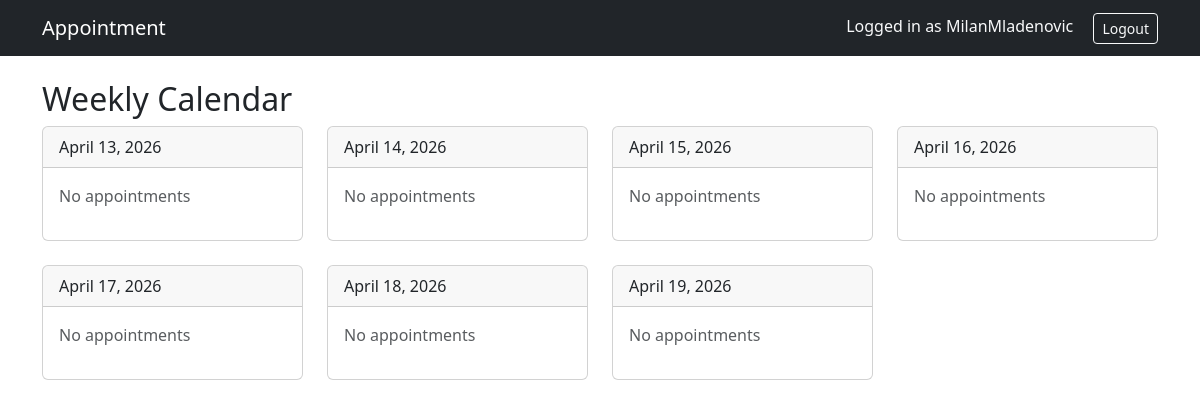
The page /appointments/calendar/ (signed in) on the database as committed earlier.
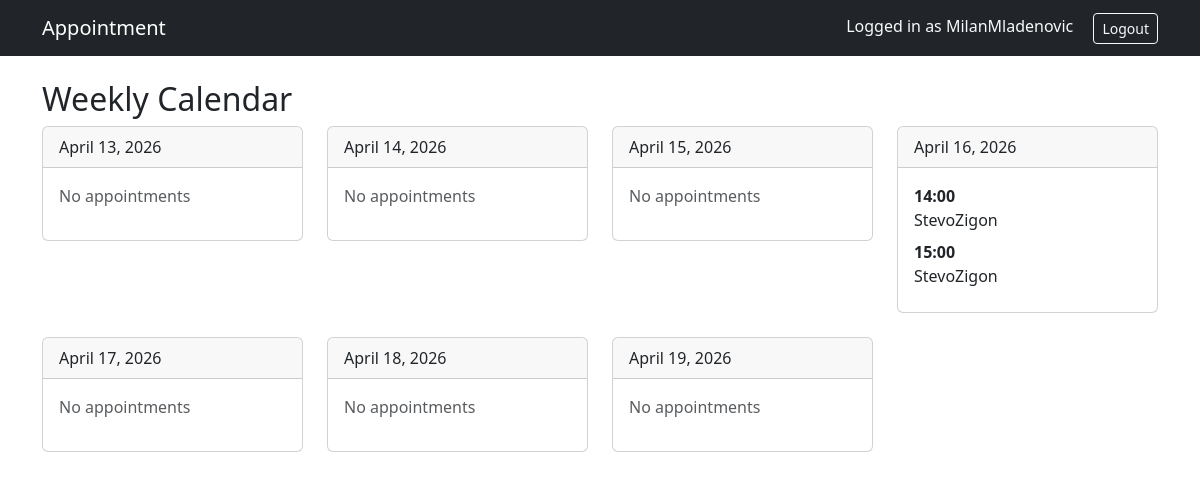
The same page on the database as committed later.
### appointments/models.py (models this page shows, shortened)
class Appointment(models.Model):
    psychologist = models.ForeignKey(
        settings.AUTH_USER_MODEL,
        on_delete=models.CASCADE,
        related_name='appointments_as_psychologist',
        limit_choices_to={'role':'psychologist'}
    )
    client = models.ForeignKey(
        settings.AUTH_USER_MODEL,
        on_delete=models.CASCADE,
        related_name='appointment_as_client',
        limit_choices_to={'role':'client'}
    )
    start_time = models.DateTimeField()
    duration = models.IntegerField(default=60)  # minutes
    end_time = models.DateTimeField()
    price = models.DecimalField(max_digits=8, decimal_places=2)
    paid = models.BooleanField(default=False)
    def end_time(self):
        return self.start_time + timedelta(minutes=self.duration)

### users/models.py (models this page shows)
class User(AbstractUser):
    ROLE_CHOICES = (
        ('psychologist', 'Psychologist'),
        ('client', 'Client'),
    )
    role = models.CharField(max_length=20, choices=ROLE_CHOICES)

### appointments/views.py (the view)
# urls.py: path("calendar/", weekly_calendar, name="weekly_calendar"),
@login_required
def weekly_calendar(request):
    today = timezone.now().date()
    start_of_week = today - timedelta(days=today.weekday())
    days = []
    for i in range(7):
        day = start_of_week + timedelta(days=i)
        appointments = Appointment.objects.filter(
            psychologist=request.user,
            start_time__date=day
        ).order_by('start_time')
        days.append({
            "date": day,
            "appointments": appointments
        })
    return render(request, "weekly_calendar.html", {
        "days": days
    })

### templates/weekly_calendar.html
{% extends "base.html" %}
{% block content %}
<h2>Weekly Calendar</h2>
<div class="row">
{% for day in days %}
    <div class="col-md-3 mb-4">
        <div class="card">
            <div class="card-header">
                {{ day.date }}
            </div>
            <div class="card-body">
                {% for appt in day.appointments %}
                    <div class="mb-2">
                        <strong>{{ appt.start_time|time:"H:i" }}</strong><br>
                        {{ appt.client.username }}
                    </div>
                {% empty %}
                    <p class="text-muted">No appointments</p>
                {% endfor %}
            </div>
        </div>
    </div>
{% endfor %}
</div>
{% endblock %}

Rows that differ between the two databases and show on the page:
added Appointment: start_time "14:00", client.username "StevoZigon"
added Appointment: start_time "15:00", client.username "StevoZigon"
Other text that changed with them:
list line gone: "No appointments"
